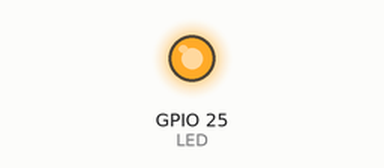
A program run on a simulated Raspberry Pi (BCM pin numbers). On the bench: output pins drawn as LEDs (lit = HIGH). Pins used as bus, display or sensor lines are not drawn; what the program prints to the terminal is not drawn.

Above: at 0.1 s.
Timing chart, 0 to 1.6 s (numbered marks = the images above):
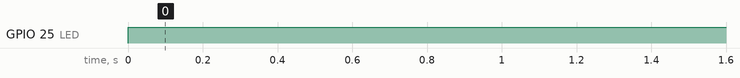

The program:

p151_spi_photoresistor.py
```python
import RPi.GPIO as GPIO
import time
def read_ad(channel,SCLK,MOSI,MISO,SS):
    if channel<0 or channel>7:
        return -1
    GPIO.output(SS,GPIO.HIGH)
    GPIO.output(SCLK,GPIO.LOW)
    GPIO.output(SS,GPIO.LOW)
    command=(channel|0x18)<<3  # 11cc c000 in binary.
    for i in range(5):  # forall i in {0, 1, 2, 3, 4}.
        if command&0x80:  # xxxx xxxx & 1000 0000 (Sends from MSB to LSB.)
            GPIO.output(MOSI,GPIO.HIGH)
        else:
            GPIO.output(MOSI,GPIO.LOW)
        command<<=1  # Disposes the MSB which already sent.
        GPIO.output(SCLK,GPIO.HIGH)
        GPIO.output(SCLK,GPIO.LOW)
    value=0
    for i in range(13):  # forall i in in {0, 1, ... 11, 12}.
        GPIO.output(SCLK,GPIO.HIGH)
        GPIO.output(SCLK,GPIO.LOW)
        if i==0:  # null bit.
            pass
        else:
            value<<=1
            if GPIO.input(MISO)==GPIO.HIGH:
                value|=0x1
    GPIO.output(SS,GPIO.HIGH)
    return value
GPIO.setmode(GPIO.BCM)   # Uses GPIO pin numbers.
SCLK=11  # serial clock.
MOSI=10  # master output slave input.
MISO=9   # master input slave output.
SS=8     # slave select.
LED=25
GPIO.setup(SCLK,GPIO.OUT)
GPIO.setup(MOSI,GPIO.OUT)
GPIO.setup(MISO,GPIO.IN)
GPIO.setup(SS,GPIO.OUT)
GPIO.setup(LED,GPIO.OUT)
try:
    while True:
        input_value=read_ad(0,SCLK,MOSI,MISO,SS)
        print("value:",input_value)
        if input_value<2500:
            GPIO.output(LED,GPIO.HIGH)
        else:
            GPIO.output(LED,GPIO.LOW)
        time.sleep(0.2)  # idle.
except KeyboardInterrupt:
    pass  # Terminates program with Ctrl+C.
GPIO.cleanup()  # Initializes GPIO.setup().
```

Measured:
- by itself, GPIO 25 (LED): LOW → HIGH at 0.00 s
